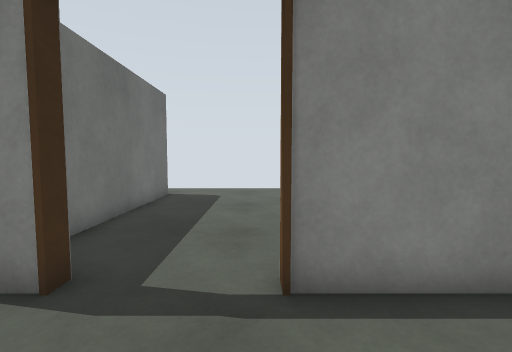
[1] (above)

24 first-person views from a walk through a Gazebo world. The camera is 0.94 m above the floor, tilts 4° down and sees 85° across. The floor is counted in squares, 0.5 m on a side. Each view is taken from the middle of a square. On the plan, view 1 faces up. The plan holds only what a view shows up to about 16 squares ahead; the rest is blank. The robots in the file are not drawn.

[2]
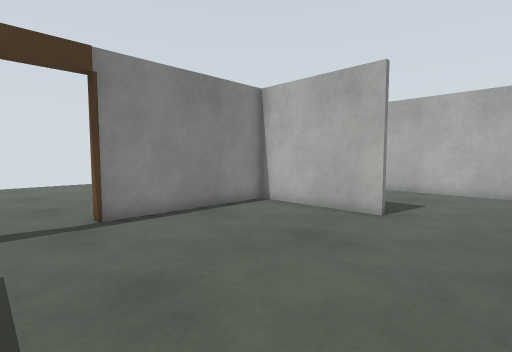

[3]
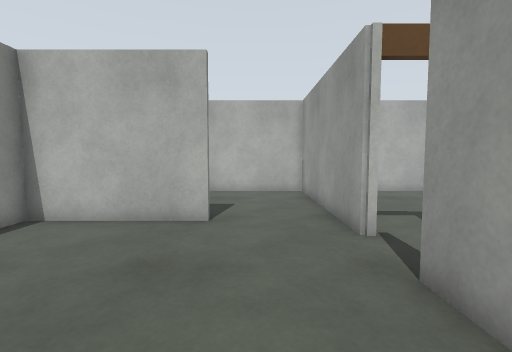

[4]
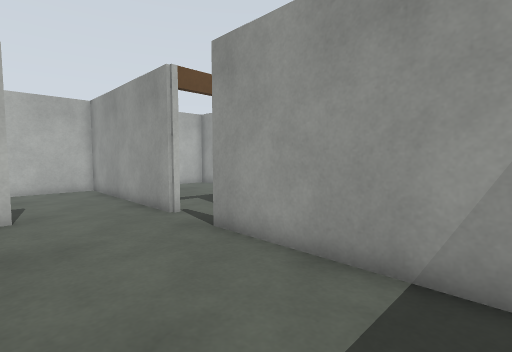

[5]
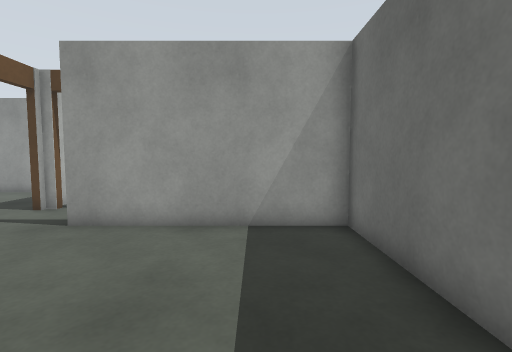

[6]
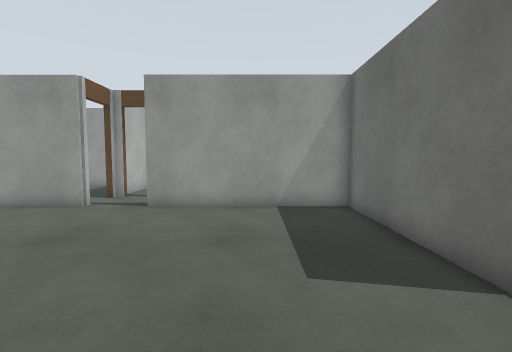

[7]
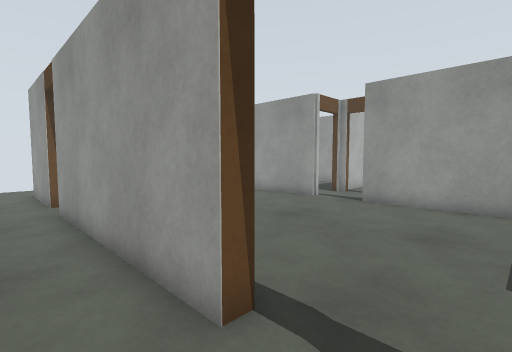

[8]
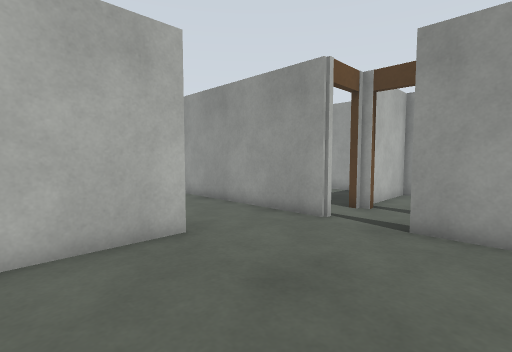

[9]
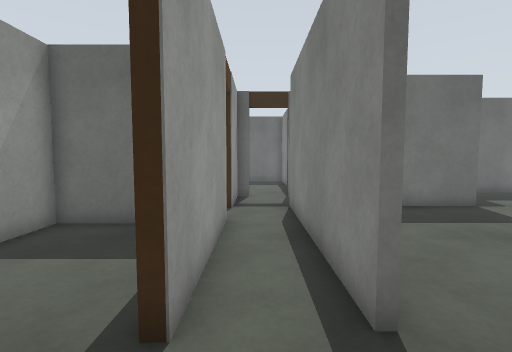

[10]
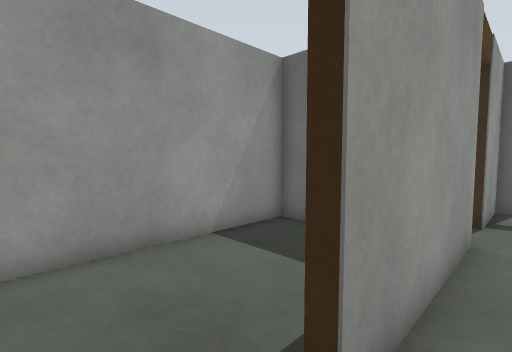

[11]
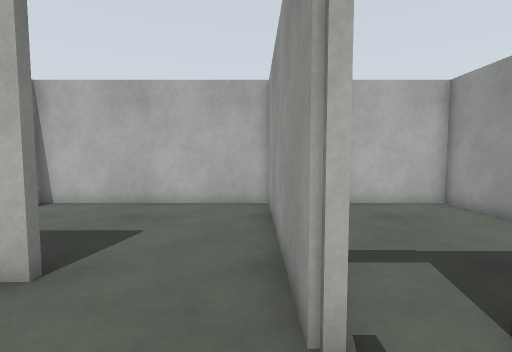

[12]
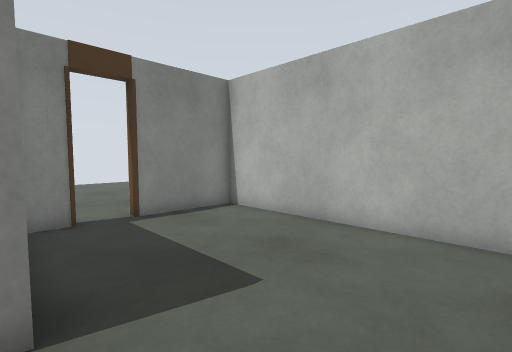

[13]
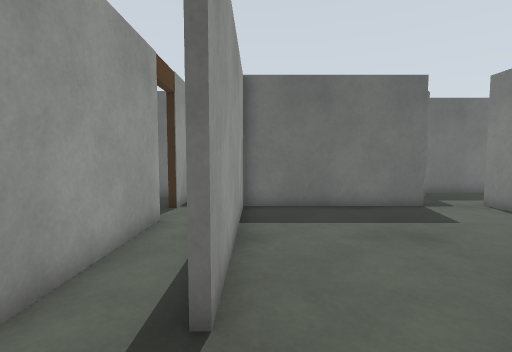

[14]
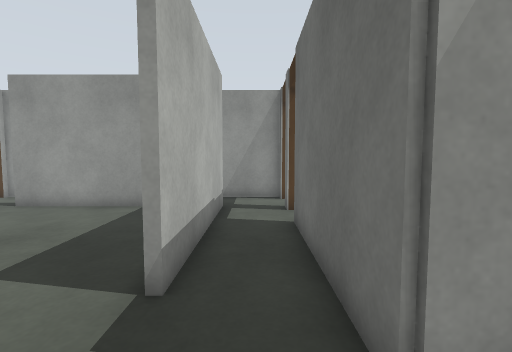

[15]
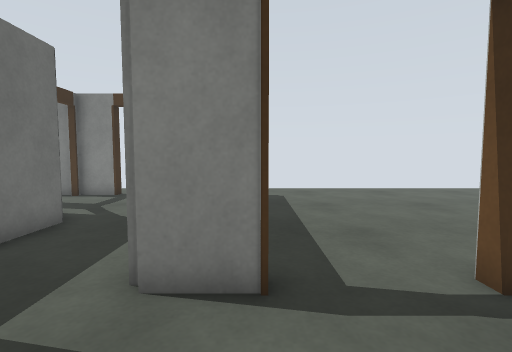

[16]
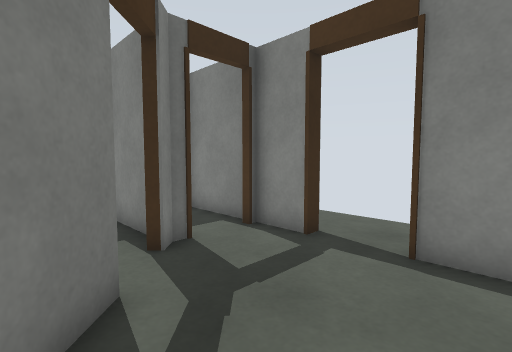

[17]
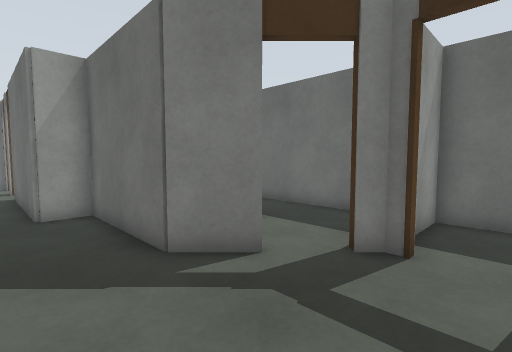

[18]
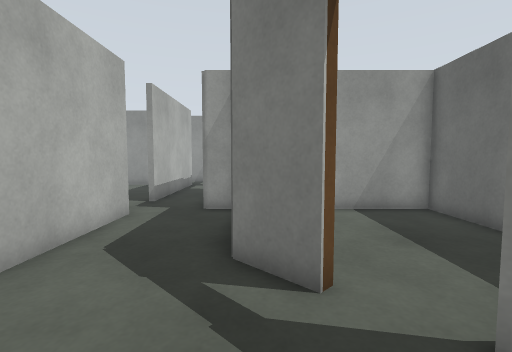

[19]
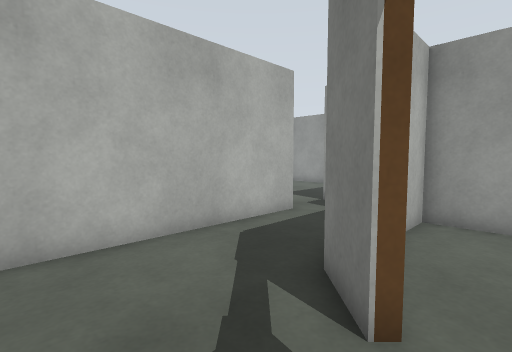

[20]
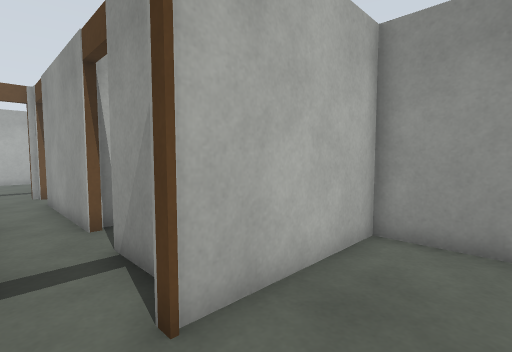

[21]
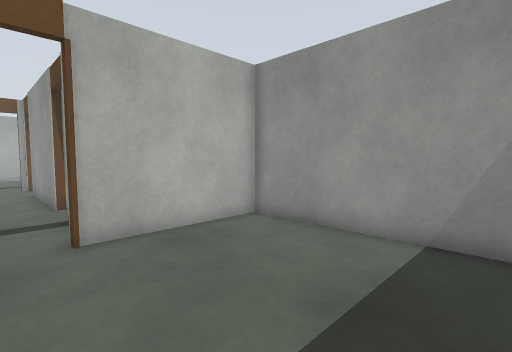

[22]
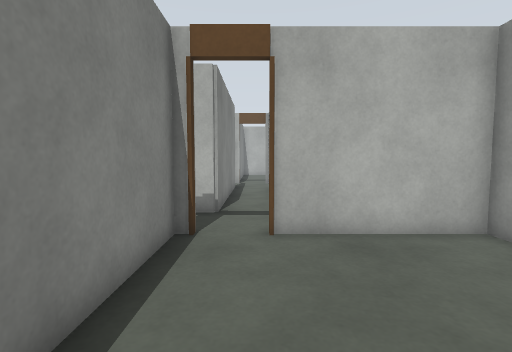

[23]
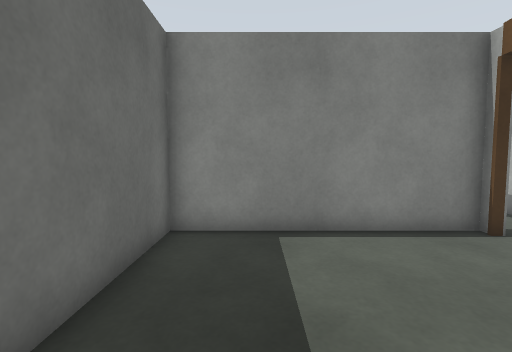

[24]
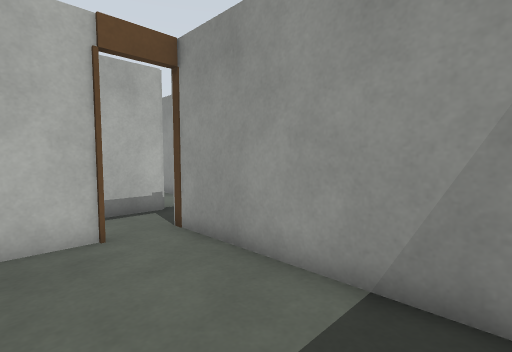

### Floor plan
Ten units are one square. View 1 is at (0, 0); x grows to the right and y downward. Boxes are objects, and circles mark ways between rooms. Rooms are numbered by the first view taken in them; rooms with no view inside come last. Other rooms are left out.
<svg viewBox="-157 -150 307 281">
<path fill="none" stroke="#000" d="M-45 -14 -45 55 31 55M71 16 71 -37 4 -37M3 -42 85 -42M104 -42 145 -42M-45 -139 -45 -64M82 126 142 126 142 88M31 57 -14 57M-16 79 26 79M-17 104 -17 126 55 126 55 86M85 -37 78 -37M64 55 142 55 142 -37 105 -37M-96 -90 -85 -79 -85 -31 -71 -31M-125 -108 -146 -108M-104 -136 -150 -136M-152 -85 -152 -31 -88 -31 -88 -45M-61 -136 -75 -136M-152 -128 -152 -111 -132 -111M-49 -37 -49 -119M-139 126 -73 126 -73 74M-75 50 -152 50 -152 98M-73 25 -73 11M-140 48 -75 48M-71 -31 -71 25M-34 -37 -49 -37M-49 45 -49 -14"/>
<rect x="-35" y="-45" width="10" height="10" fill="#bbb"><title>brown box</title></rect>
<rect x="-5" y="-45" width="10" height="10" fill="#bbb"><title>brown box</title></rect>
<rect x="55" y="75" width="10" height="10" fill="#bbb"><title>brown box</title></rect>
<rect x="25" y="75" width="10" height="10" fill="#bbb"><title>brown box</title></rect>
<rect x="35" y="75" width="10" height="10" fill="#bbb"><title>brown box</title></rect>
<rect x="45" y="75" width="10" height="10" fill="#bbb"><title>grey box</title></rect>
<rect x="55" y="55" width="10" height="10" fill="#bbb"><title>grey post</title></rect>
<rect x="85" y="-45" width="10" height="10" fill="#bbb"><title>brown box</title></rect>
<rect x="95" y="-45" width="10" height="10" fill="#bbb"><title>brown box</title></rect>
<rect x="-125" y="-105" width="10" height="10" fill="#bbb"><title>brown box</title></rect>
<rect x="-125" y="-115" width="10" height="10" fill="#bbb"><title>grey box</title></rect>
<rect x="-125" y="-135" width="10" height="10" fill="#bbb"><title>brown box</title></rect>
<rect x="-125" y="-145" width="10" height="10" fill="#bbb"><title>grey box</title></rect>
<rect x="-115" y="-105" width="10" height="10" fill="#bbb"><title>brown box</title></rect>
<rect x="-115" y="-115" width="10" height="10" fill="#bbb"><title>grey box</title></rect>
<rect x="-105" y="-95" width="10" height="10" fill="#bbb"><title>brown box</title></rect>
<rect x="-105" y="-145" width="10" height="10" fill="#bbb"><title>brown box</title></rect>
<rect x="-85" y="-145" width="10" height="10" fill="#bbb"><title>brown box</title></rect>
<circle cx="-15" cy="-40" r="3" fill="#2a7"/>
<circle cx="50" cy="60" r="3" fill="#2a7"/>
<circle cx="70" cy="35" r="3" fill="#2a7"/>
<circle cx="-40" cy="-25" r="3" fill="#2a7"/>
<circle cx="95" cy="-40" r="3" fill="#2a7"/>
<circle cx="-100" cy="-140" r="3" fill="#2a7"/>
<circle cx="50" cy="75" r="3" fill="#2a7"/>
<circle cx="-60" cy="-40" r="3" fill="#2a7"/>
<text x="10" y="10">1</text>
<text x="20" y="-50">2</text>
<text x="100" y="90">3</text>
<text x="20" y="90">4</text>
<text x="100" y="10">5</text>
<text x="-100" y="-90">6</text>
<text x="-110" y="90">7</text>
<text x="-110" y="10">8</text>
<text x="-50" y="0">9</text>
</svg>
Room 1 opens to room 2. Room 1 opens to room 4. Room 1 opens to room 5. Room 1 opens to room 9. Room 2 opens to room 5. Room 2 opens to room 6. Room 3 opens to room 4. Room 6 opens to room 9.

Where each view was taken, in squares from view 1:
view 1: 0 up, 0 right, facing up
view 2: 5 down, 2 left, facing up-right
view 3: 3 down, 1 left, facing right
view 4: 1 down, 3 left, facing down-right
view 5: 2 up, 2 left, facing down
view 6: 5 up, 1 left, facing down
view 7: 6 up, 2 left, facing down-right
view 8: 2 up, 1 right, facing down-right
view 9: 7 down, 6 right, facing left
view 10: 7 down, 5 right, facing down-left
view 11: 5 down, 3 right, facing right
view 12: 5 down, 7 right, facing up-right
view 13: 5 down, 6 right, facing left
view 14: 5 up, 6 left, facing down
view 15: 0 up, 3 left, facing up
view 16: 8 up, 6 left, facing up-left
view 17: 13 up, 6 left, facing down-left
view 18: 13 up, 9 left, facing down
view 19: 12 up, 11 left, facing down-right
view 20: 6 down, 10 left, facing down-right
view 21: 6 down, 14 left, facing down-right
view 22: 7 down, 14 left, facing right
view 23: 12 down, 13 left, facing up
view 24: 1 down, 14 left, facing down-right
